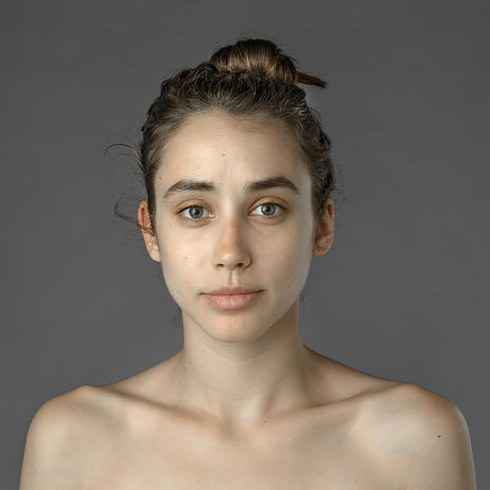
#> input picture face.jpg, 490 x 490 px
$ python histgray.py
#> lines starting #> are read from the running program, lines starting #| are printed output that depends on the picture
"""
hist gray
"""
import cv2
from matplotlib import pyplot as plt

img = cv2.imread("face.jpg",cv2.IMREAD_GRAYSCALE)
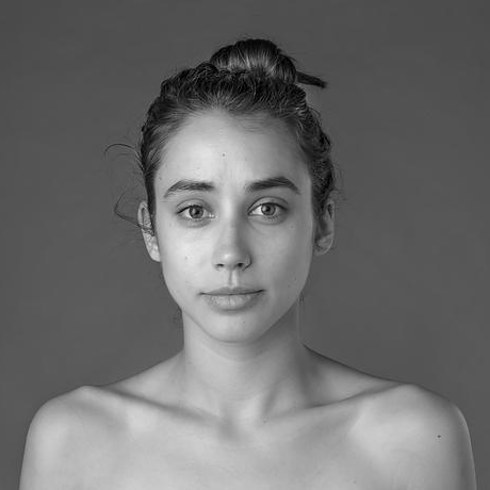
#> img: shape (490, 490); min 0, max 233, mean 108.9
cv2.imshow("FACE",img)

plt.hist(img.ravel(),256,[0,256])
plt.show()
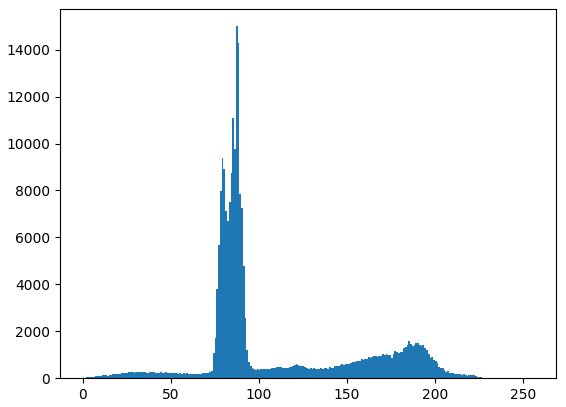
#> figure drawn by matplotlib, 1 panel; tallest bar 14999 high, from x = 87 to 88

cv2.waitKey(0)
cv2.destroyAllWindows()
